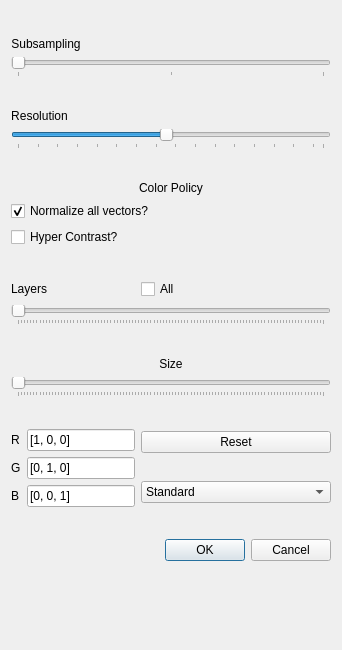
<?xml version="1.0" encoding="UTF-8"?>
<ui version="4.0">
 <class>Dialog</class>
 <widget class="QDialog" name="Dialog">
  <property name="geometry">
   <rect>
    <x>0</x>
    <y>0</y>
    <width>342</width>
    <height>650</height>
   </rect>
  </property>
  <property name="windowTitle">
   <string>Arrow Performance Options</string>
  </property>
  <layout class="QVBoxLayout" name="verticalLayout">
   <item>
    <layout class="QFormLayout" name="formLayout">
     <property name="fieldGrowthPolicy">
      <enum>QFormLayout::AllNonFixedFieldsGrow</enum>
     </property>
     <item row="1" column="0">
      <widget class="QLabel" name="label">
       <property name="text">
        <string>Subsampling</string>
       </property>
       <property name="alignment">
        <set>Qt::AlignCenter</set>
       </property>
      </widget>
     </item>
     <item row="7" column="0" colspan="2">
      <widget class="QLabel" name="label_2">
       <property name="text">
        <string>Color Policy</string>
       </property>
       <property name="alignment">
        <set>Qt::AlignCenter</set>
       </property>
      </widget>
     </item>
     <item row="8" column="0" colspan="2">
      <widget class="QCheckBox" name="checkBox_5">
       <property name="text">
        <string>Normalize all vectors?</string>
       </property>
       <property name="checked">
        <bool>true</bool>
       </property>
      </widget>
     </item>
     <item row="9" column="0">
      <widget class="QCheckBox" name="checkBox_6">
       <property name="enabled">
        <bool>true</bool>
       </property>
       <property name="text">
        <string>Hyper Contrast?</string>
       </property>
       <property name="checked">
        <bool>false</bool>
       </property>
      </widget>
     </item>
     <item row="10" column="0" colspan="2">
      <spacer name="horizontalSpacer_3">
       <property name="orientation">
        <enum>Qt::Horizontal</enum>
       </property>
       <property name="sizeHint" stdset="0">
        <size>
         <width>40</width>
         <height>20</height>
        </size>
       </property>
      </spacer>
     </item>
     <item row="11" column="0">
      <widget class="QLabel" name="label_3">
       <property name="text">
        <string>Layers</string>
       </property>
       <property name="alignment">
        <set>Qt::AlignCenter</set>
       </property>
      </widget>
     </item>
     <item row="11" column="1">
      <widget class="QCheckBox" name="checkBox">
       <property name="text">
        <string>All</string>
       </property>
      </widget>
     </item>
     <item row="12" column="0" colspan="2">
      <widget class="QSlider" name="horizontalSlider_2">
       <property name="enabled">
        <bool>false</bool>
       </property>
       <property name="orientation">
        <enum>Qt::Horizontal</enum>
       </property>
       <property name="tickPosition">
        <enum>QSlider::TicksBelow</enum>
       </property>
      </widget>
     </item>
     <item row="14" column="0" colspan="2">
      <spacer name="horizontalSpacer_4">
       <property name="orientation">
        <enum>Qt::Horizontal</enum>
       </property>
       <property name="sizeHint" stdset="0">
        <size>
         <width>40</width>
         <height>20</height>
        </size>
       </property>
      </spacer>
     </item>
     <item row="15" column="0" colspan="2">
      <widget class="QLabel" name="label_4">
       <property name="text">
        <string>Size</string>
       </property>
       <property name="alignment">
        <set>Qt::AlignCenter</set>
       </property>
      </widget>
     </item>
     <item row="16" column="0" colspan="2">
      <widget class="QSlider" name="horizontalSlider_3">
       <property name="orientation">
        <enum>Qt::Horizontal</enum>
       </property>
       <property name="tickPosition">
        <enum>QSlider::TicksBelow</enum>
       </property>
      </widget>
     </item>
     <item row="17" column="0" colspan="2">
      <spacer name="horizontalSpacer_5">
       <property name="orientation">
        <enum>Qt::Horizontal</enum>
       </property>
       <property name="sizeHint" stdset="0">
        <size>
         <width>40</width>
         <height>20</height>
        </size>
       </property>
      </spacer>
     </item>
     <item row="18" column="0">
      <layout class="QFormLayout" name="formLayout_2">
       <property name="fieldGrowthPolicy">
        <enum>QFormLayout::AllNonFixedFieldsGrow</enum>
       </property>
       <item row="0" column="0">
        <widget class="QLabel" name="label_5">
         <property name="text">
          <string>R</string>
         </property>
        </widget>
       </item>
       <item row="0" column="1">
        <widget class="QLineEdit" name="lineEdit">
         <property name="text">
          <string>[1, 0, 0]</string>
         </property>
        </widget>
       </item>
       <item row="1" column="1">
        <widget class="QLineEdit" name="lineEdit_2">
         <property name="text">
          <string>[0, 1, 0]</string>
         </property>
        </widget>
       </item>
       <item row="1" column="0">
        <widget class="QLabel" name="label_6">
         <property name="text">
          <string>G</string>
         </property>
        </widget>
       </item>
       <item row="2" column="1">
        <widget class="QLineEdit" name="lineEdit_3">
         <property name="text">
          <string>[0, 0, 1]</string>
         </property>
        </widget>
       </item>
       <item row="2" column="0">
        <widget class="QLabel" name="label_7">
         <property name="text">
          <string>B</string>
         </property>
        </widget>
       </item>
      </layout>
     </item>
     <item row="20" column="1">
      <widget class="QDialogButtonBox" name="buttonBox">
       <property name="orientation">
        <enum>Qt::Horizontal</enum>
       </property>
       <property name="standardButtons">
        <set>QDialogButtonBox::Cancel|QDialogButtonBox::Ok</set>
       </property>
      </widget>
     </item>
     <item row="19" column="0" colspan="2">
      <spacer name="horizontalSpacer">
       <property name="orientation">
        <enum>Qt::Horizontal</enum>
       </property>
       <property name="sizeHint" stdset="0">
        <size>
         <width>40</width>
         <height>20</height>
        </size>
       </property>
      </spacer>
     </item>
     <item row="2" column="0" colspan="2">
      <widget class="QSlider" name="horizontalSlider">
       <property name="minimum">
        <number>0</number>
       </property>
       <property name="maximum">
        <number>4</number>
       </property>
       <property name="singleStep">
        <number>1</number>
       </property>
       <property name="pageStep">
        <number>1</number>
       </property>
       <property name="value">
        <number>0</number>
       </property>
       <property name="orientation">
        <enum>Qt::Horizontal</enum>
       </property>
       <property name="tickPosition">
        <enum>QSlider::TicksBelow</enum>
       </property>
       <property name="tickInterval">
        <number>2</number>
       </property>
      </widget>
     </item>
     <item row="3" column="0" colspan="2">
      <spacer name="horizontalSpacer_6">
       <property name="orientation">
        <enum>Qt::Horizontal</enum>
       </property>
       <property name="sizeHint" stdset="0">
        <size>
         <width>40</width>
         <height>20</height>
        </size>
       </property>
      </spacer>
     </item>
     <item row="6" column="0" colspan="2">
      <spacer name="horizontalSpacer_7">
       <property name="orientation">
        <enum>Qt::Horizontal</enum>
       </property>
       <property name="sizeHint" stdset="0">
        <size>
         <width>40</width>
         <height>20</height>
        </size>
       </property>
      </spacer>
     </item>
     <item row="5" column="0" colspan="2">
      <widget class="QSlider" name="horizontalSlider_4">
       <property name="minimum">
        <number>1</number>
       </property>
       <property name="maximum">
        <number>32</number>
       </property>
       <property name="singleStep">
        <number>4</number>
       </property>
       <property name="pageStep">
        <number>1</number>
       </property>
       <property name="value">
        <number>16</number>
       </property>
       <property name="orientation">
        <enum>Qt::Horizontal</enum>
       </property>
       <property name="tickPosition">
        <enum>QSlider::TicksBelow</enum>
       </property>
       <property name="tickInterval">
        <number>2</number>
       </property>
      </widget>
     </item>
     <item row="4" column="0">
      <widget class="QLabel" name="label_8">
       <property name="text">
        <string>Resolution</string>
       </property>
       <property name="alignment">
        <set>Qt::AlignCenter</set>
       </property>
      </widget>
     </item>
     <item row="18" column="1">
      <layout class="QVBoxLayout" name="verticalLayout_4">
       <item>
        <widget class="QPushButton" name="pushButton_6">
         <property name="text">
          <string>Reset</string>
         </property>
        </widget>
       </item>
       <item>
        <spacer name="horizontalSpacer_15">
         <property name="orientation">
          <enum>Qt::Horizontal</enum>
         </property>
         <property name="sizeHint" stdset="0">
          <size>
           <width>40</width>
           <height>20</height>
          </size>
         </property>
        </spacer>
       </item>
       <item>
        <widget class="QComboBox" name="comboBox_2">
         <property name="layoutDirection">
          <enum>Qt::LeftToRight</enum>
         </property>
         <item>
          <property name="text">
           <string>Standard</string>
          </property>
         </item>
         <item>
          <property name="text">
           <string>RGB policy</string>
          </property>
         </item>
        </widget>
       </item>
      </layout>
     </item>
     <item row="0" column="0" colspan="2">
      <spacer name="horizontalSpacer_2">
       <property name="orientation">
        <enum>Qt::Horizontal</enum>
       </property>
       <property name="sizeHint" stdset="0">
        <size>
         <width>40</width>
         <height>20</height>
        </size>
       </property>
      </spacer>
     </item>
    </layout>
   </item>
  </layout>
 </widget>
 <resources/>
 <connections>
  <connection>
   <sender>buttonBox</sender>
   <signal>accepted()</signal>
   <receiver>Dialog</receiver>
   <slot>accept()</slot>
   <hints>
    <hint type="sourcelabel">
     <x>248</x>
     <y>254</y>
    </hint>
    <hint type="destinationlabel">
     <x>157</x>
     <y>274</y>
    </hint>
   </hints>
  </connection>
  <connection>
   <sender>buttonBox</sender>
   <signal>rejected()</signal>
   <receiver>Dialog</receiver>
   <slot>reject()</slot>
   <hints>
    <hint type="sourcelabel">
     <x>316</x>
     <y>260</y>
    </hint>
    <hint type="destinationlabel">
     <x>286</x>
     <y>274</y>
    </hint>
   </hints>
  </connection>
 </connections>
</ui>
